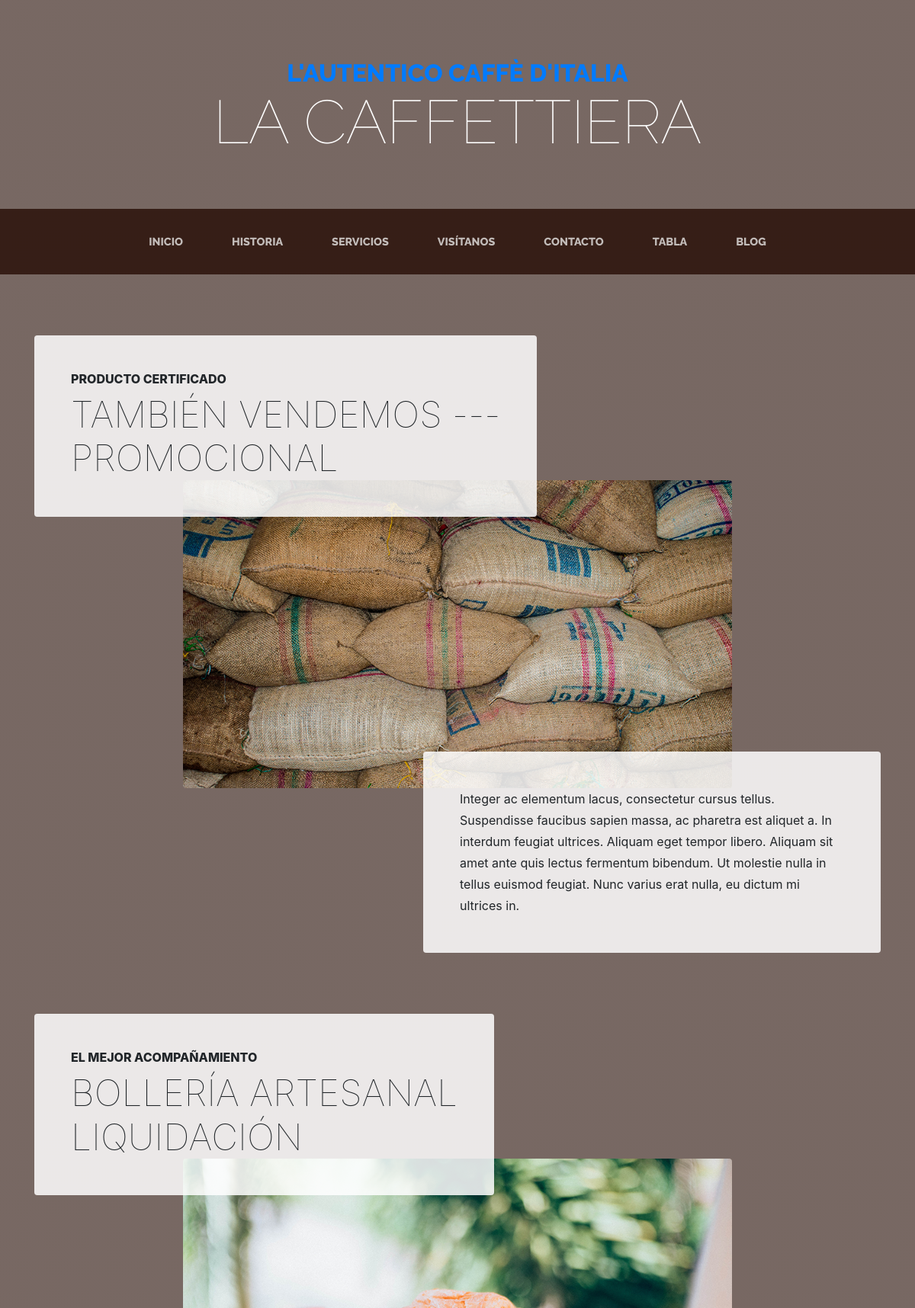
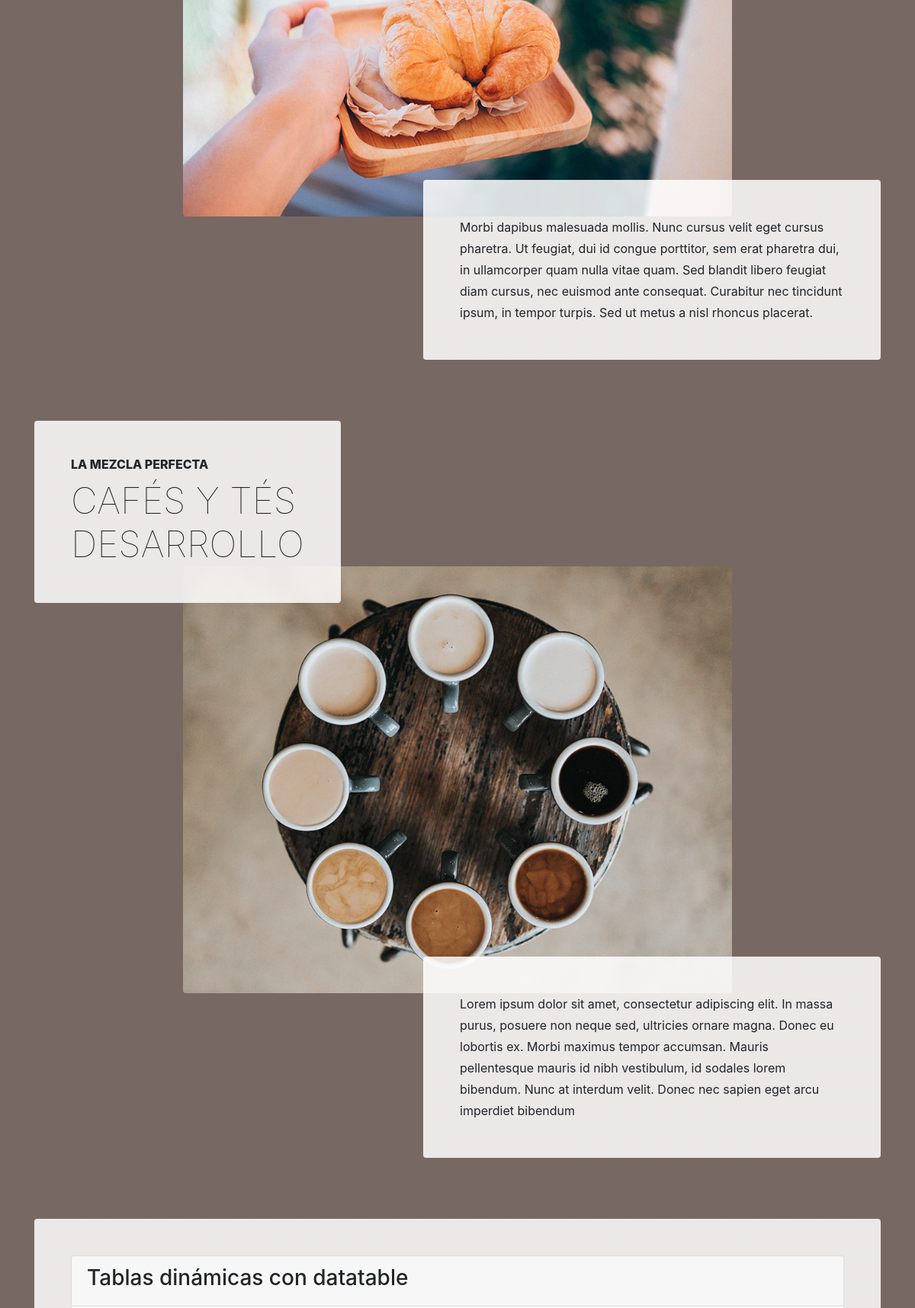
Page /services/ (upper part) on the committed database (2 pictures, top to bottom).
### services/models.py (models this page shows, shortened)
class Service(models.Model):
    title = models.CharField(max_length=200, verbose_name="Título")
    subtitle = models.CharField(max_length=200, verbose_name="Subtítulo")
    nota = models.CharField(max_length=200, verbose_name="Nota",null=True)
    content = models.TextField(verbose_name="Contenido")
    image = models.ImageField(verbose_name="Imagen", upload_to="services")
    created = models.DateTimeField(auto_now_add=True, verbose_name="Fecha de creación")
    updated = models.DateTimeField(auto_now=True, verbose_name="Fecha de edición")
    class Meta:
        verbose_name = "servicio"
        verbose_name_plural = "servicios"
        ordering = ["-created"]

### services/views.py (the view)
# urls.py: path('', views.services, name="services"),
def services(request):
    list_services = Service.objects.all()# carga todos los registros del modelo 'Service'
    return render(request, "services/services.html", {'services':list_services })

### pages/templatetags/pages_extras.py (called while the page is built)
@register.simple_tag
def get_page_list():
    pages = Page.objects.all()
    return pages

### social/processors.py (called while the page is built)
def ctx_dict(request):
    ctx = {}
    links = Link.objects.all()
    for link in links:
        ctx[link.key] = link.url
    return ctx

### services/templates/services/services.html (shortened to what this page needs)
{% extends 'core/base.html' %}
{% load static %}
{% block content %}
  {% for service in services %}
    <section class="page-section">
      <div class="container">
        <div class="product-item">
          <div class="product-item-title d-flex">
            <div class="bg-faded p-5 d-flex mr-auto rounded">
              <h2 class="section-heading mb-0">
                <span class="section-heading-upper"> {{service.subtitle}} </span>
                <span class="section-heading-lower">{{service.title}}</span>
                <span class="section-heading-lower">{{service.nota}}</span>
              </h2>
            </div>
          </div>
          <img class="product-item-img mx-auto d-flex rounded img-fluid mb-3 mb-lg-0" src="{{service.image.url}}" alt="">
          <div class="product-item-description d-flex ml-auto">
            <div class="bg-faded p-5 rounded">
              <p class="mb-0"> {{service.content}} </p>
            </div>
          </div>
        </div>
      </div>
    </section>
  {% endfor %}
  <section class="page-section about-heading">
    <div class="container">
      <div class="about-heading-content mbtm">
        <div class="row">
          <div class="col-xl-12 col-lg-12 mx-auto">
            <div class="bg-faded rounded p-5 forced">
              <div class="card text-left">
                <div class="card-header">
                  <h3>Tablas dinámicas con datatable</h3>
                </div>
              </div>
            </div>
          </div>
        </div>
      </div>
    </div>
  </section>
{% endblock %}

### core/templates/core/base.html (shortened to what this page needs)
<!DOCTYPE html>
<html lang="es">
  <head>
    {% load static %}
    <link href="{% static 'core/vendor/bootstrap4.1.3/css/bootstrap.min.css' %}" rel="stylesheet">
    <link href="{% static 'core/vendor/font-awesome/css/font-awesome.min.css' %}" rel="stylesheet" type="text/css">
    <link href="{% static 'core/css/business-casual.css' %}" rel="stylesheet">
    <link href="{% static 'core/vendor/datatable4/css/bootstrap.css' %}" rel="stylesheet">
    <link href="{% static 'core/vendor/datatable4/css/datatables.bootstrap4.min.css' %}" rel="stylesheet">
    <link href="{% static 'core/vendor/alertify/css/alertify.css' %}" rel="stylesheet">
    <link href="{% static 'core/vendor/alertify/css/themes/bootstrap.css' %}" rel="stylesheet">
  </head>
  <body>
    <h1 class="site-heading text-center text-white d-none d-lg-block">
      <span class="site-heading-upper text-primary mb-3">L'autentico caffè d'italia</span>
      <span class="site-heading-lower">La Caffettiera</span>
    </h1>
    <nav class="navbar navbar-expand-lg navbar-dark py-lg-4" id="mainNav">
      <div class="container">
        <div class="collapse navbar-collapse" id="navbarResponsive">
          <ul class="navbar-nav mx-auto">
            <li class="nav-item px-lg-4 {% if request.path == '/' %} active {% endif %} ">
              <a class="nav-link text-uppercase text-expanded" href="{% url 'home' %}">Inicio</a>
            </li>
            <li class="nav-item px-lg-4 {% if request.path == '/about' %} active {% endif %}">
              <a class="nav-link text-uppercase text-expanded" href="{% url 'about' %}">Historia</a>
            </li>
            <li class="nav-item px-lg-4 {% if request.path == '/services' %} active {% endif %}">
              <a class="nav-link text-uppercase text-expanded" href="{% url 'services' %}">Servicios</a>
            </li>
            <li class="nav-item px-lg-4 {% if request.path == '/store' %} active {% endif %}">
              <a class="nav-link text-uppercase text-expanded" href="{% url 'store' %}">Visítanos</a>
            </li>
            <li class="nav-item px-lg-4 {% if request.path == '/contact' %} active {% endif %}">
              <a class="nav-link text-uppercase text-expanded" href="{% url 'contact' %}">Contacto</a>
            </li>
            <li class="nav-item px-lg-4 {% if request.path == '/tabla' %} active {% endif %}">
              <a class="nav-link text-uppercase text-expanded" href="{% url 'tabla' %}">Tabla</a>
            </li>
            <li class="nav-item px-lg-4 {% if request.path|slice:':5' == '/blog' %} active {% endif %}">
              <a class="nav-link text-uppercase text-expanded" href="{% url 'blog' %}">Blog</a>
            </li>
          </ul>
        </div>
      </div>
    </nav>
    {% block content %} {% endblock %}
          {% load pages_extras %}
          {% get_page_list as page_list %}
  </body>
</html>

### core/static/core/css/business-casual.css (style rules this page uses)
body { font-family: 'Lora'; background: linear-gradient(rgba(47, 23, 15, 0.65), rgba(47, 23, 15, 0.65)), url("../img/bg.jpg"); background-attachment: fixed; background-position: center; background-size: cover; }
h1, h2, h3, h4, h5, h6 { font-family: 'Raleway'; }
p { line-height: 1.75; }
.site-heading { margin-top: 5rem; margin-bottom: 5rem; text-transform: uppercase; line-height: 1; font-family: 'Raleway'; }
.site-heading .site-heading-upper { display: block; font-size: 2rem; font-weight: 800; }
.site-heading .site-heading-lower { font-size: 5rem; font-weight: 100; line-height: 4rem; }
.page-section { margin-top: 5rem; margin-bottom: 5rem; }
.section-heading { text-transform: uppercase; }
.section-heading .section-heading-upper { display: block; font-size: 1rem; font-weight: 800; padding-bottom:.5rem; }
.section-heading .section-heading-lower { display: block; font-size: 3rem; font-weight: 100; }
.bg-faded { background-color: rgba(255, 255, 255, 0.85); }
#mainNav { background-color: rgba(47, 23, 15, 0.9); font-family: 'Raleway'; }
#mainNav .navbar-nav .nav-item .nav-link { color: rgba(255, 255, 255, 0.7); font-weight: 800; }
@media (min-width: 992px) { #mainNav .navbar-nav .nav-item .nav-link { font-size: 0.9rem; } }
@media (min-width: 992px) { .about-heading .about-heading-content { margin-top: -5rem; position: relative; z-index: 1; } }
@media (min-width: 992px) { .product-item .product-item-title { position: relative; z-index: 1; margin-bottom: -3rem; } }
@media (min-width: 992px) { .product-item .product-item-img { position: relative; z-index: 0; max-width: 60vw; } }
@media (min-width: 992px) { .product-item .product-item-description { position: relative; z-index: 1; margin-top: -3rem; max-width: 50vw; } }
.text-primary { color: #e6a756 !important; }
.mbtm { padding-top: 5rem; }

### rows in the picture
Service: subtitle "PRODUCTO CERTIFICADO", title "TAMBIÉN VENDEMOS ---", nota "PROMOCIONAL", image (picture), content "Integer ac elementum lacus, consectetur cursus tellus. Suspendisse faucibus sapien massa, ac pharetra est aliquet a. In interdum feugiat ultrices. Aliquam eget tempor libero. Aliquam sit amet ante quis lectus fermentum bibendum. Ut molestie nulla in tellus euismod feugiat. Nunc varius erat nulla, eu dictum mi ultrices in."
Service: subtitle "EL MEJOR ACOMPAÑAMIENTO", title "BOLLERÍA ARTESANAL", nota "LIQUIDACIÓN", image (picture), content "Morbi dapibus malesuada mollis. Nunc cursus velit eget cursus pharetra. Ut feugiat, dui id congue porttitor, sem erat pharetra dui, in ullamcorper quam nulla vitae quam. Sed blandit libero feugiat diam cursus, nec euismod ante consequat. Curabitur nec tincidunt ipsum, in tempor turpis. Sed ut metus a nisl rhoncus placerat."
Service: subtitle "LA MEZCLA PERFECTA", title "CAFÉS Y TÉS", nota "DESARROLLO", image (picture), content "Lorem ipsum dolor sit amet, consectetur adipiscing elit. In massa purus, posuere non neque sed, ultricies ornare magna. Donec eu lobortis ex. Morbi maximus tempor accumsan. Mauris pellentesque mauris id nibh vestibulum, id sodales lorem bibendum. Nunc at interdum velit. Donec nec sapien eget arcu imperdiet bibendum"
